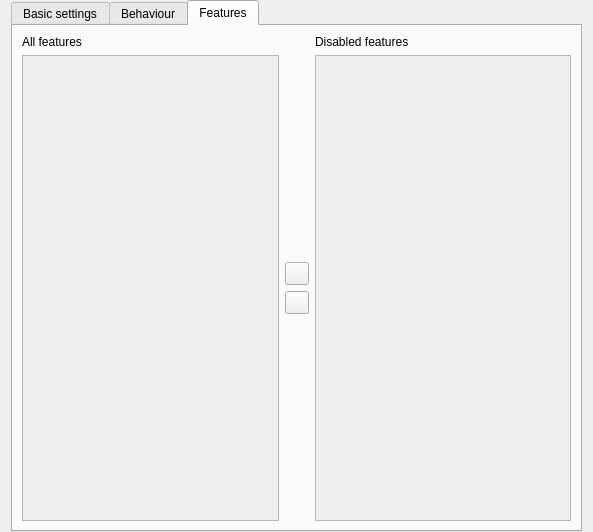
<?xml version="1.0" encoding="UTF-8"?>
<ui version="4.0">
 <class>MasterConfigurationPage</class>
 <widget class="QWidget" name="MasterConfigurationPage">
  <property name="geometry">
   <rect>
    <x>0</x>
    <y>0</y>
    <width>593</width>
    <height>532</height>
   </rect>
  </property>
  <layout class="QVBoxLayout" name="verticalLayout_6">
   <property name="topMargin">
    <number>0</number>
   </property>
   <property name="bottomMargin">
    <number>0</number>
   </property>
   <item>
    <widget class="QTabWidget" name="tabWidget">
     <property name="currentIndex">
      <number>2</number>
     </property>
     <widget class="QWidget" name="tab">
      <attribute name="title">
       <string>Basic settings</string>
      </attribute>
      <layout class="QVBoxLayout" name="verticalLayout_2">
       <item>
        <widget class="QGroupBox" name="groupBox">
         <property name="title">
          <string>Directories</string>
         </property>
         <layout class="QGridLayout" name="gridLayout_3">
          <property name="leftMargin">
           <number>10</number>
          </property>
          <property name="horizontalSpacing">
           <number>10</number>
          </property>
          <item row="0" column="2">
           <widget class="QToolButton" name="openUserConfigurationDirectory">
            <property name="icon">
             <iconset resource="../../core/resources/core.qrc">
              <normaloff>:/core/document-open.png</normaloff>:/core/document-open.png</iconset>
            </property>
           </widget>
          </item>
          <item row="0" column="0">
           <widget class="QLabel" name="label_2">
            <property name="text">
             <string>User configuration</string>
            </property>
           </widget>
          </item>
          <item row="0" column="1">
           <widget class="QLineEdit" name="userConfigurationDirectory"/>
          </item>
          <item row="1" column="0">
           <widget class="QLabel" name="label">
            <property name="text">
             <string>Screenshots</string>
            </property>
           </widget>
          </item>
          <item row="1" column="1">
           <widget class="QLineEdit" name="screenshotDirectory"/>
          </item>
          <item row="1" column="2">
           <widget class="QToolButton" name="openScreenshotDirectory">
            <property name="icon">
             <iconset resource="../../core/resources/core.qrc">
              <normaloff>:/core/document-open.png</normaloff>:/core/document-open.png</iconset>
            </property>
           </widget>
          </item>
         </layout>
        </widget>
       </item>
       <item>
        <widget class="QGroupBox" name="groupBox_4">
         <property name="title">
          <string>User interface</string>
         </property>
         <layout class="QGridLayout" name="gridLayout_2">
          <item row="4" column="0">
           <widget class="QLabel" name="label_6">
            <property name="text">
             <string>Background color</string>
            </property>
           </widget>
          </item>
          <item row="4" column="1">
           <widget class="QPushButton" name="computerMonitoringBackgroundColor"/>
          </item>
          <item row="2" column="1">
           <widget class="QSpinBox" name="computerMonitoringUpdateInterval">
            <property name="suffix">
             <string> ms</string>
            </property>
            <property name="minimum">
             <number>250</number>
            </property>
            <property name="maximum">
             <number>10000</number>
            </property>
            <property name="singleStep">
             <number>250</number>
            </property>
            <property name="value">
             <number>1000</number>
            </property>
           </widget>
          </item>
          <item row="7" column="0">
           <widget class="QLabel" name="label_10">
            <property name="text">
             <string>Sort order</string>
            </property>
           </widget>
          </item>
          <item row="0" column="0">
           <widget class="QLabel" name="label_13">
            <property name="text">
             <string>Image quality in monitoring mode</string>
            </property>
           </widget>
          </item>
          <item row="8" column="1">
           <widget class="QSpinBox" name="computerMonitoringThumbnailSpacing">
            <property name="suffix">
             <string> px</string>
            </property>
            <property name="prefix">
             <string/>
            </property>
            <property name="minimum">
             <number>2</number>
            </property>
            <property name="maximum">
             <number>50</number>
            </property>
            <property name="value">
             <number>16</number>
            </property>
           </widget>
          </item>
          <item row="8" column="0">
           <widget class="QLabel" name="label_11">
            <property name="text">
             <string>Thumbnail spacing</string>
            </property>
           </widget>
          </item>
          <item row="6" column="0">
           <widget class="QLabel" name="label_8">
            <property name="text">
             <string>Computer thumbnail caption</string>
            </property>
           </widget>
          </item>
          <item row="5" column="1">
           <widget class="QPushButton" name="computerMonitoringTextColor"/>
          </item>
          <item row="7" column="1">
           <widget class="QComboBox" name="computerMonitoringSortOrder">
            <item>
             <property name="text">
              <string>Computer and user name</string>
             </property>
            </item>
            <item>
             <property name="text">
              <string>Only user name</string>
             </property>
            </item>
            <item>
             <property name="text">
              <string>Only computer name</string>
             </property>
            </item>
           </widget>
          </item>
          <item row="0" column="1">
           <widget class="QComboBox" name="computerMonitoringImageQuality">
            <item>
             <property name="text">
              <string>Highest</string>
             </property>
            </item>
            <item>
             <property name="text">
              <string>High</string>
             </property>
            </item>
            <item>
             <property name="text">
              <string>Medium</string>
             </property>
            </item>
            <item>
             <property name="text">
              <string>Low</string>
             </property>
            </item>
            <item>
             <property name="text">
              <string>Lowest</string>
             </property>
            </item>
           </widget>
          </item>
          <item row="6" column="1">
           <widget class="QComboBox" name="computerDisplayRoleContent">
            <item>
             <property name="text">
              <string>User and computer name</string>
             </property>
            </item>
            <item>
             <property name="text">
              <string>Only user name</string>
             </property>
            </item>
            <item>
             <property name="text">
              <string>Only computer name</string>
             </property>
            </item>
           </widget>
          </item>
          <item row="3" column="0">
           <widget class="QLabel" name="label_12">
            <property name="text">
             <string>Thumbnail aspect ratio</string>
            </property>
           </widget>
          </item>
          <item row="2" column="0">
           <widget class="QLabel" name="label_7">
            <property name="text">
             <string>Thumbnail update interval</string>
            </property>
           </widget>
          </item>
          <item row="5" column="0">
           <widget class="QLabel" name="label_9">
            <property name="text">
             <string>Text color</string>
            </property>
           </widget>
          </item>
          <item row="3" column="1">
           <widget class="QComboBox" name="computerMonitoringAspectRatio">
            <item>
             <property name="text">
              <string>Auto</string>
             </property>
            </item>
            <item>
             <property name="text">
              <string notr="true">16:9</string>
             </property>
            </item>
            <item>
             <property name="text">
              <string notr="true">16:10</string>
             </property>
            </item>
            <item>
             <property name="text">
              <string notr="true">3:2</string>
             </property>
            </item>
            <item>
             <property name="text">
              <string notr="true">4:3</string>
             </property>
            </item>
           </widget>
          </item>
          <item row="9" column="0" colspan="2">
           <widget class="QCheckBox" name="modernUserInterface">
            <property name="text">
             <string>Use modern user interface (experimental)</string>
            </property>
           </widget>
          </item>
          <item row="1" column="0">
           <widget class="QLabel" name="label_14">
            <property name="text">
             <string>Remote access image quality</string>
            </property>
           </widget>
          </item>
          <item row="1" column="1">
           <widget class="QComboBox" name="remoteAccessImageQuality">
            <item>
             <property name="text">
              <string>Highest</string>
             </property>
            </item>
            <item>
             <property name="text">
              <string>High</string>
             </property>
            </item>
            <item>
             <property name="text">
              <string>Medium</string>
             </property>
            </item>
            <item>
             <property name="text">
              <string>Low</string>
             </property>
            </item>
            <item>
             <property name="text">
              <string>Lowest</string>
             </property>
            </item>
           </widget>
          </item>
         </layout>
        </widget>
       </item>
       <item>
        <spacer name="verticalSpacer">
         <property name="orientation">
          <enum>Qt::Vertical</enum>
         </property>
         <property name="sizeHint" stdset="0">
          <size>
           <width>20</width>
           <height>10</height>
          </size>
         </property>
        </spacer>
       </item>
      </layout>
     </widget>
     <widget class="QWidget" name="tab_3">
      <attribute name="title">
       <string>Behaviour</string>
      </attribute>
      <layout class="QVBoxLayout" name="verticalLayout_4">
       <item>
        <widget class="QGroupBox" name="groupBox_2">
         <property name="title">
          <string>Program start</string>
         </property>
         <layout class="QVBoxLayout" name="verticalLayout_3">
          <item>
           <widget class="QCheckBox" name="accessControlForMasterEnabled">
            <property name="text">
             <string>Perform access control</string>
            </property>
           </widget>
          </item>
          <item>
           <widget class="QCheckBox" name="autoSelectCurrentLocation">
            <property name="text">
             <string>Automatically select current location</string>
            </property>
           </widget>
          </item>
          <item>
           <widget class="QCheckBox" name="autoAdjustMonitoringIconSize">
            <property name="text">
             <string>Automatically adjust computer icon size</string>
            </property>
           </widget>
          </item>
          <item>
           <widget class="QCheckBox" name="autoOpenComputerSelectPanel">
            <property name="text">
             <string>Automatically open computer select panel</string>
            </property>
           </widget>
          </item>
         </layout>
        </widget>
       </item>
       <item>
        <widget class="QGroupBox" name="groupBox_6">
         <property name="title">
          <string>Computer locations</string>
         </property>
         <layout class="QVBoxLayout" name="verticalLayout_5">
          <item>
           <widget class="QCheckBox" name="showCurrentLocationOnly">
            <property name="text">
             <string>Show current location only</string>
            </property>
           </widget>
          </item>
          <item>
           <widget class="QCheckBox" name="allowAddingHiddenLocations">
            <property name="enabled">
             <bool>false</bool>
            </property>
            <property name="text">
             <string>Allow adding hidden locations manually</string>
            </property>
           </widget>
          </item>
          <item>
           <widget class="QCheckBox" name="hideLocalComputer">
            <property name="text">
             <string>Hide local computer</string>
            </property>
           </widget>
          </item>
          <item>
           <widget class="QCheckBox" name="hideOwnSession">
            <property name="text">
             <string>Hide local session</string>
            </property>
           </widget>
          </item>
          <item>
           <widget class="QCheckBox" name="hideEmptyLocations">
            <property name="text">
             <string>Hide empty locations</string>
            </property>
           </widget>
          </item>
          <item>
           <widget class="QCheckBox" name="hideComputerFilter">
            <property name="text">
             <string>Hide computer filter field</string>
            </property>
           </widget>
          </item>
         </layout>
        </widget>
       </item>
       <item>
        <widget class="QGroupBox" name="groupBox_3">
         <property name="title">
          <string>Modes and features</string>
         </property>
         <layout class="QGridLayout" name="gridLayout" columnstretch="0,0">
          <item row="0" column="0" colspan="2">
           <widget class="QCheckBox" name="enforceSelectedModeForClients">
            <property name="text">
             <string>Enforce selected mode for client computers</string>
            </property>
           </widget>
          </item>
          <item row="1" column="0" colspan="2">
           <widget class="QCheckBox" name="confirmUnsafeActions">
            <property name="toolTip">
             <string>Actions such as rebooting or powering down computers</string>
            </property>
            <property name="text">
             <string>Show confirmation dialog for potentially unsafe actions</string>
            </property>
           </widget>
          </item>
          <item row="3" column="1">
           <widget class="QComboBox" name="computerDoubleClickFeature"/>
          </item>
          <item row="3" column="0">
           <widget class="QLabel" name="label_3">
            <property name="text">
             <string>Feature on computer double click:</string>
            </property>
           </widget>
          </item>
          <item row="2" column="0" colspan="2">
           <widget class="QCheckBox" name="showFeatureWindowsOnSameScreen">
            <property name="text">
             <string>Open feature windows on the same screen as the main window</string>
            </property>
           </widget>
          </item>
         </layout>
        </widget>
       </item>
       <item>
        <spacer name="verticalSpacer_2">
         <property name="orientation">
          <enum>Qt::Vertical</enum>
         </property>
         <property name="sizeHint" stdset="0">
          <size>
           <width>20</width>
           <height>10</height>
          </size>
         </property>
        </spacer>
       </item>
      </layout>
     </widget>
     <widget class="QWidget" name="tab_2">
      <attribute name="title">
       <string>Features</string>
      </attribute>
      <layout class="QVBoxLayout" name="verticalLayout">
       <item>
        <layout class="QGridLayout" name="gridLayout_6">
         <item row="0" column="0">
          <widget class="QLabel" name="label_4">
           <property name="text">
            <string>All features</string>
           </property>
          </widget>
         </item>
         <item row="0" column="2">
          <widget class="QLabel" name="label_5">
           <property name="text">
            <string>Disabled features</string>
           </property>
          </widget>
         </item>
         <item row="1" column="0">
          <widget class="QListWidget" name="allFeaturesListWidget">
           <property name="styleSheet">
            <string notr="true">background: #eee;</string>
           </property>
          </widget>
         </item>
         <item row="1" column="1">
          <layout class="QVBoxLayout" name="verticalLayout_18">
           <item>
            <spacer name="verticalSpacer_15">
             <property name="orientation">
              <enum>Qt::Vertical</enum>
             </property>
             <property name="sizeHint" stdset="0">
              <size>
               <width>20</width>
               <height>40</height>
              </size>
             </property>
            </spacer>
           </item>
           <item>
            <widget class="QToolButton" name="disableFeatureButton">
             <property name="icon">
              <iconset resource="../../core/resources/core.qrc">
               <normaloff>:/core/go-next.png</normaloff>:/core/go-next.png</iconset>
             </property>
            </widget>
           </item>
           <item>
            <widget class="QToolButton" name="enableFeatureButton">
             <property name="icon">
              <iconset resource="../../core/resources/core.qrc">
               <normaloff>:/core/go-previous.png</normaloff>:/core/go-previous.png</iconset>
             </property>
            </widget>
           </item>
           <item>
            <spacer name="verticalSpacer_16">
             <property name="orientation">
              <enum>Qt::Vertical</enum>
             </property>
             <property name="sizeHint" stdset="0">
              <size>
               <width>20</width>
               <height>40</height>
              </size>
             </property>
            </spacer>
           </item>
          </layout>
         </item>
         <item row="1" column="2">
          <widget class="QListWidget" name="disabledFeaturesListWidget">
           <property name="styleSheet">
            <string notr="true">background: #eee;</string>
           </property>
          </widget>
         </item>
        </layout>
       </item>
      </layout>
     </widget>
    </widget>
   </item>
  </layout>
 </widget>
 <tabstops>
  <tabstop>tabWidget</tabstop>
  <tabstop>userConfigurationDirectory</tabstop>
  <tabstop>screenshotDirectory</tabstop>
  <tabstop>openUserConfigurationDirectory</tabstop>
  <tabstop>openScreenshotDirectory</tabstop>
  <tabstop>computerMonitoringImageQuality</tabstop>
  <tabstop>remoteAccessImageQuality</tabstop>
  <tabstop>computerMonitoringUpdateInterval</tabstop>
  <tabstop>computerMonitoringAspectRatio</tabstop>
  <tabstop>computerMonitoringBackgroundColor</tabstop>
  <tabstop>computerMonitoringTextColor</tabstop>
  <tabstop>computerDisplayRoleContent</tabstop>
  <tabstop>computerMonitoringSortOrder</tabstop>
  <tabstop>computerMonitoringThumbnailSpacing</tabstop>
  <tabstop>modernUserInterface</tabstop>
  <tabstop>accessControlForMasterEnabled</tabstop>
  <tabstop>autoSelectCurrentLocation</tabstop>
  <tabstop>autoAdjustMonitoringIconSize</tabstop>
  <tabstop>autoOpenComputerSelectPanel</tabstop>
  <tabstop>showCurrentLocationOnly</tabstop>
  <tabstop>allowAddingHiddenLocations</tabstop>
  <tabstop>hideLocalComputer</tabstop>
  <tabstop>hideOwnSession</tabstop>
  <tabstop>hideEmptyLocations</tabstop>
  <tabstop>hideComputerFilter</tabstop>
  <tabstop>enforceSelectedModeForClients</tabstop>
  <tabstop>confirmUnsafeActions</tabstop>
  <tabstop>showFeatureWindowsOnSameScreen</tabstop>
  <tabstop>computerDoubleClickFeature</tabstop>
  <tabstop>allFeaturesListWidget</tabstop>
  <tabstop>disableFeatureButton</tabstop>
  <tabstop>enableFeatureButton</tabstop>
  <tabstop>disabledFeaturesListWidget</tabstop>
 </tabstops>
 <resources>
  <include location="../../core/resources/core.qrc"/>
 </resources>
 <connections>
  <connection>
   <sender>showCurrentLocationOnly</sender>
   <signal>toggled(bool)</signal>
   <receiver>allowAddingHiddenLocations</receiver>
   <slot>setEnabled(bool)</slot>
   <hints>
    <hint type="sourcelabel">
     <x>380</x>
     <y>343</y>
    </hint>
    <hint type="destinationlabel">
     <x>380</x>
     <y>389</y>
    </hint>
   </hints>
  </connection>
  <connection>
   <sender>allFeaturesListWidget</sender>
   <signal>doubleClicked(QModelIndex)</signal>
   <receiver>MasterConfigurationPage</receiver>
   <slot>disableFeature()</slot>
   <hints>
    <hint type="sourcelabel">
     <x>224</x>
     <y>682</y>
    </hint>
    <hint type="destinationlabel">
     <x>444</x>
     <y>413</y>
    </hint>
   </hints>
  </connection>
  <connection>
   <sender>disabledFeaturesListWidget</sender>
   <signal>doubleClicked(QModelIndex)</signal>
   <receiver>MasterConfigurationPage</receiver>
   <slot>enableFeature()</slot>
   <hints>
    <hint type="sourcelabel">
     <x>664</x>
     <y>682</y>
    </hint>
    <hint type="destinationlabel">
     <x>444</x>
     <y>413</y>
    </hint>
   </hints>
  </connection>
  <connection>
   <sender>disableFeatureButton</sender>
   <signal>clicked()</signal>
   <receiver>MasterConfigurationPage</receiver>
   <slot>disableFeature()</slot>
   <hints>
    <hint type="sourcelabel">
     <x>461</x>
     <y>723</y>
    </hint>
    <hint type="destinationlabel">
     <x>444</x>
     <y>413</y>
    </hint>
   </hints>
  </connection>
  <connection>
   <sender>enableFeatureButton</sender>
   <signal>clicked()</signal>
   <receiver>MasterConfigurationPage</receiver>
   <slot>enableFeature()</slot>
   <hints>
    <hint type="sourcelabel">
     <x>461</x>
     <y>766</y>
    </hint>
    <hint type="destinationlabel">
     <x>444</x>
     <y>413</y>
    </hint>
   </hints>
  </connection>
 </connections>
 <slots>
  <slot>enableFeature()</slot>
  <slot>disableFeature()</slot>
 </slots>
</ui>
